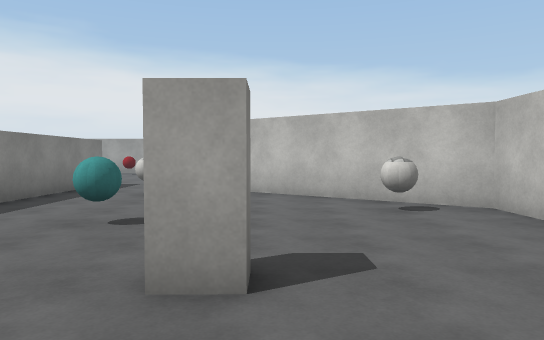
view 1 (above)

20 first-person views from a walk through a 3-D level made in the Unity game engine. The camera is 1.5 m above the floor, tilts 2° down and sees 70° across. The floor is counted in squares, 2 m on a side. Each view is taken from the middle of a square. On the plan, view 1 faces up. The plan holds only what a view shows up to about 12 squares ahead; the rest is blank. The place goes on beyond the plan. The player is left out. Surface patterns are stand-ins for the level's own textures.

view 2
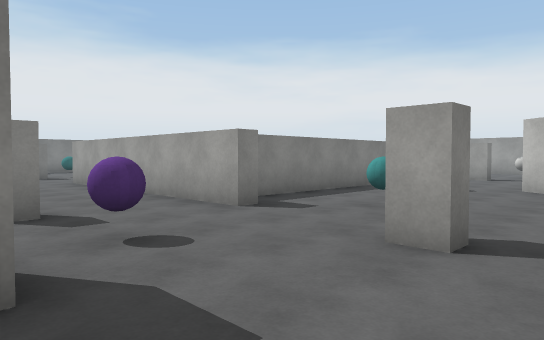

view 3
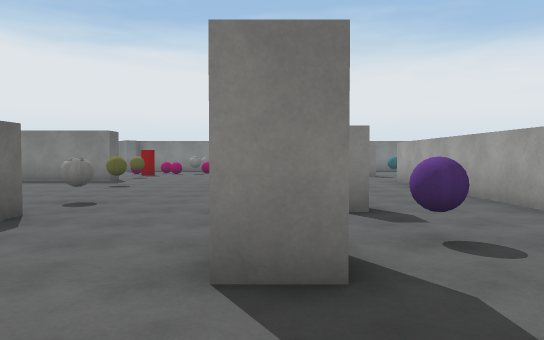

view 4
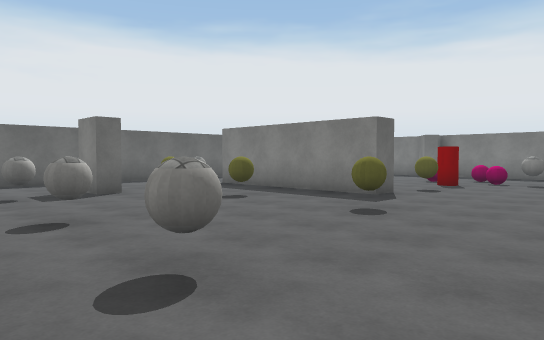

view 5
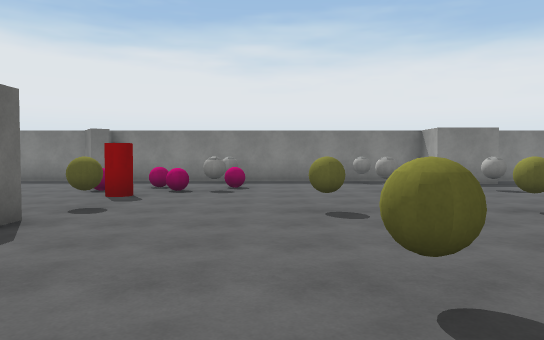

view 6
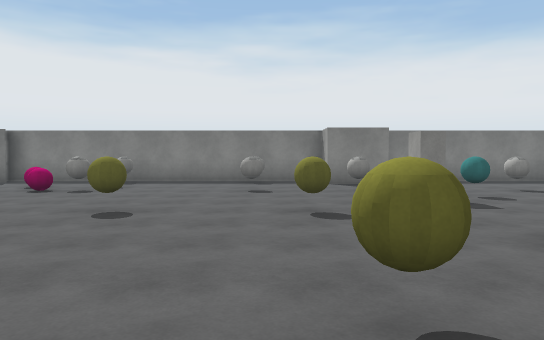

view 7
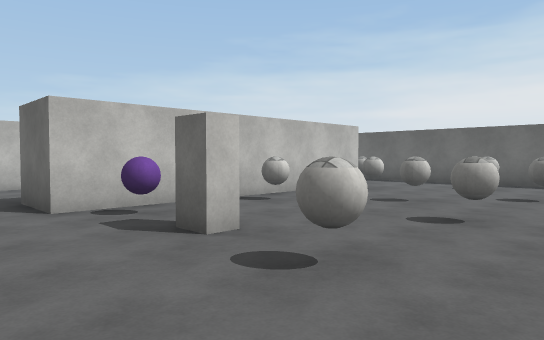

view 8
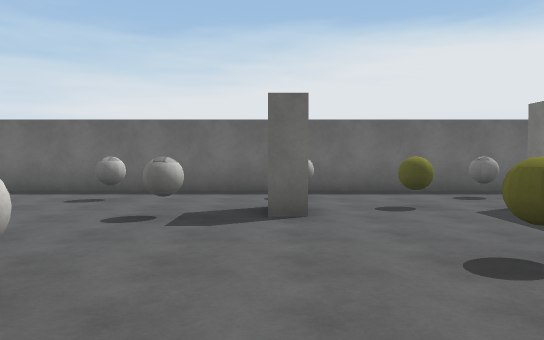

view 9
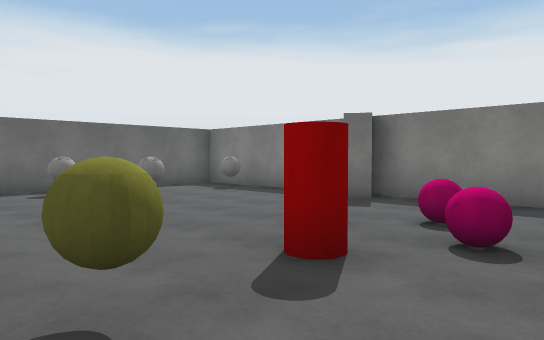

view 10
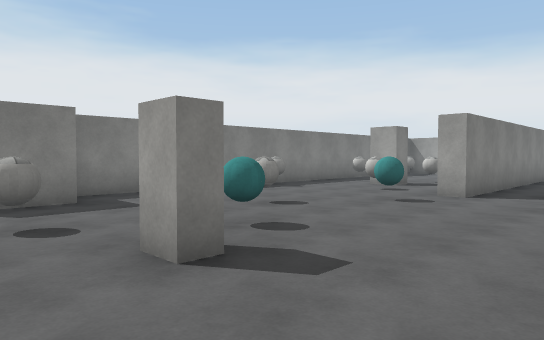

view 11
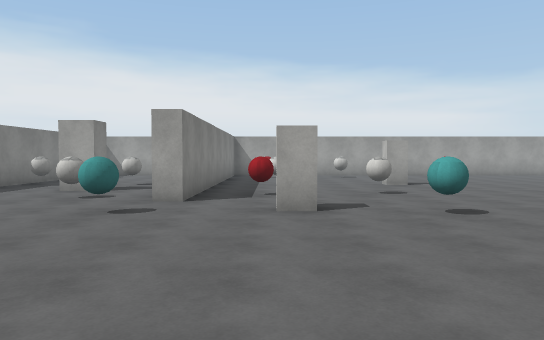

view 12
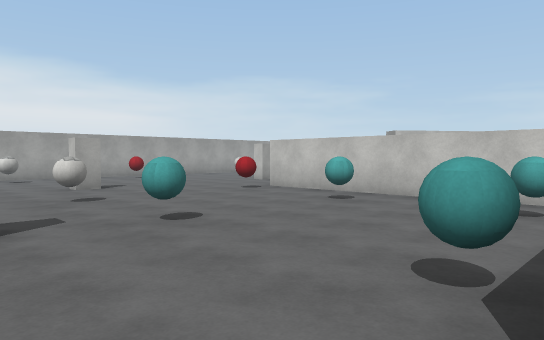

view 13
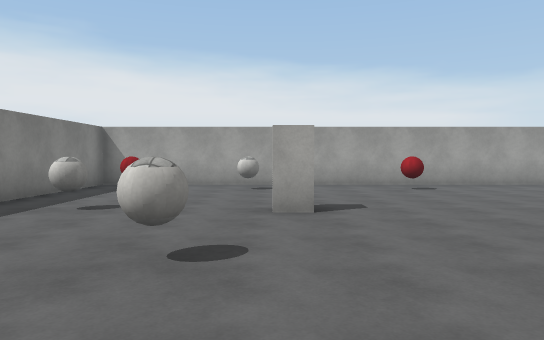

view 14
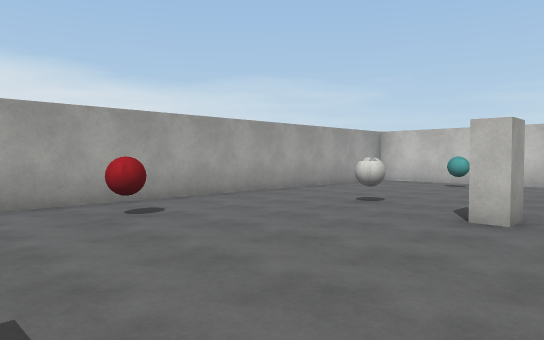

view 15
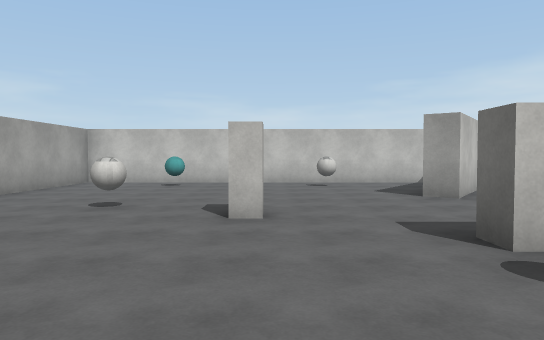

view 16
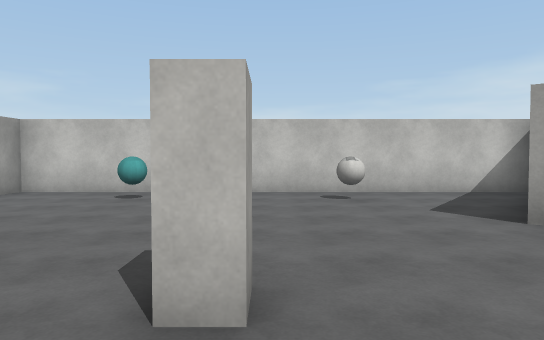

view 17
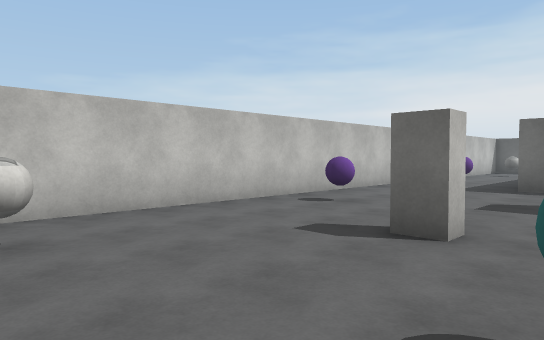

view 18
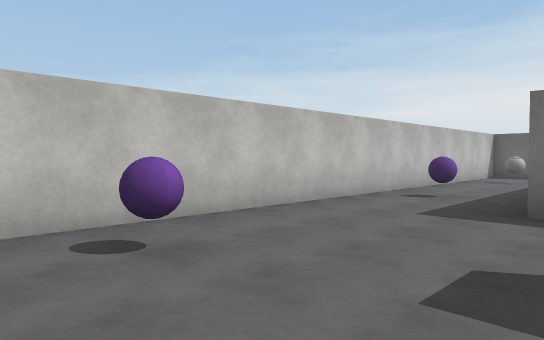

view 19
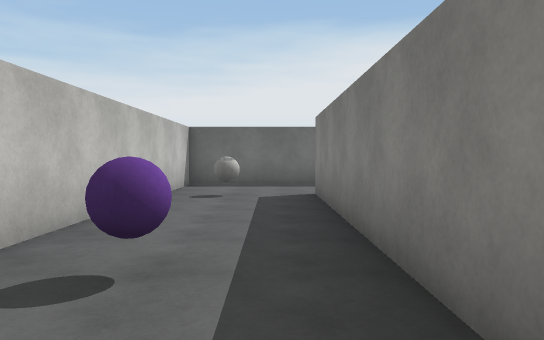

view 20
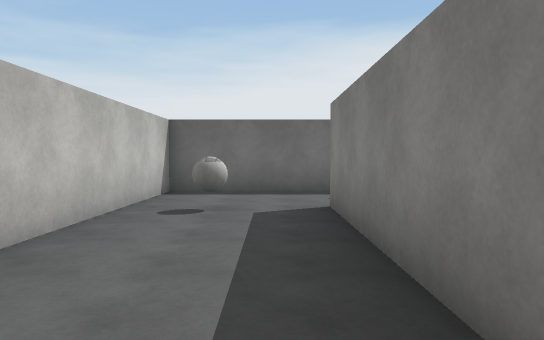

### Floor plan
Points are (right, up) in squares from view 1. A wall is a line through its corners. A room is listed if a view was taken in it or the views show most of it. See-through windows are left out.
Room 1 (views 1, 2, 3, 4, 5, 6, 7, 8, 9, 10, 11, 12, 13, 14, 15, 16, 17, 18, 19, 20)
walls: (-4.9, 4.2) (-5, 10.1) (-4.4, 10.1) (-4.4, 4); (-3.5, 3.2) (-3.5, 2.8) (-10.7, 2.7); (-11.3, 7.3) (-12, 7.3); (-1.3, -0.5) (-1.3, -1.4); (-0.7, 2.1) (-0.7, 2.5) (-0.1, 2.5) (-0.1, 2.1) (-0.7, 2.1); (-11.6, -5.9) (-10.9, -5.9) (-10.9, -10.9); (-17.6, 3.2) (-17.6, 1.5) (-18.8, 1.5) (-18.8, -8.1); (0.1, -4.1) (0.1, -10.9); (-8.4, 12.2) (-9, 12.2) (-9, 12.6); (-2.7, 12.2) (-3.3, 12.2) (-3.3, 12.6); (-7.5, -9.8) (-7, -9.8) (-7, -10.9); (-15.8, 11.1) (-15.8, 10.4) (-16.6, 10.4); (3.2, 6.5) (3.2, 17.3) (-13.5, 17.3) (-13.5, 8.4) (-14, 8.4); (-18.3, -7.6) (-17.9, -8.1); (-1.4, -10.9) (-1.4, -3.5) (0.3, -3.5); (-18.8, -8.6) (-18.8, -13.3) (3.2, -13.3) (3.2, 5.6) (-1.1, 8.7) (-0.7, 9.2); (-18.8, 14) (-18.8, 3.5)
ways out: gap at (-11, -11)
objects: ball (-18, -11); other object (-18, -4); ball (-18, 0); other object (-18, 8); ball (-18, 12); other object (-16, -7) to (-15, -7); pink ball (-16, -6); pink ball (-16, -5) to (-15, -5); ball (-16, -4); pink ball (-16, -3); ball (-16, 0); ball (-16, 2); ball (-16, 5); ball (-16, 9); ball (-16, 12); ball (-15, -11); other object (-15, -6) to (-14, -6); ball (-14, -12); cyan ball (-14, 4); cyan ball (-14, 7); yellow ball (-13, -6); yellow ball (-12, -2); yellow ball (-12, 1); red ball (-12, 10); ball (-12, 13); other object (-12, 16); ball (-11, -12); cyan ball (-10, 4); cyan ball (-10, 7); ball (-10, 10); yellow ball (-9, -11); yellow ball (-9, -8); yellow ball (-9, -5); yellow ball (-9, -2); yellow ball (-9, 1); ball (-9, 16); other object (-7, -12); ball (-6, -10); cyan ball (-6, 4); cyan ball (-6, 7); red ball (-6, 10); red ball (-6, 16); ball (-5, -7); ball (-5, -4); ball (-4, -12); ball (-4, -8); ball (-2, -10); ball (-2, -7); purple ball (-2, -4); purple ball (-2, 1); cyan ball (-2, 4); other object (-2, 8); ball (-2, 14); other object (-1, -12); ball (2, -10); purple ball (2, -5); purple ball (2, 1); ball (2, 5); ball (2, 11); cyan ball (2, 15)

Positions as (right, up) in squares from view 1, and headings:
1: (0, 0), facing up
2: (1, -1), facing up-left
3: (1, -1), facing left
4: (-4, -2), facing down-left
5: (-7, -3), facing left
6: (-7, 0), facing left
7: (-7, -2), facing down-right
8: (-7, -5), facing down
9: (-12, -4), facing down-left
10: (-11, 1), facing up-left
11: (-12, 2), facing up
12: (-12, 3), facing up-right
13: (-9, 7), facing up
14: (-8, 11), facing up-right
15: (-8, 12), facing right
16: (-5, 12), facing right
17: (-2, 6), facing down-right
18: (-1, 2), facing down-right
19: (1, -3), facing down
20: (1, -5), facing down
